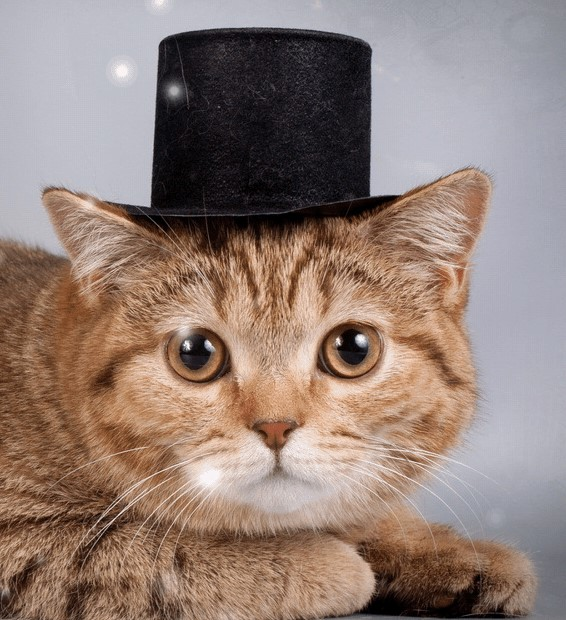
#> input picture images/hat_cat.jpg, 566 x 620 px, found by its file name
$ python image-processing.py
#> lines starting #> are read from the running program, lines starting #| are printed output that depends on the picture
import numpy as np
import imutils
import cv2

image = cv2.imread(r'images\hat_cat.jpg')
#> image is the input picture: shape (620, 566, 3); mean B, G, R 118.8, 127.5, 147.2


# #### MÉTODO "WARP AFFINE" ####

# # MATRIZ DE DESLOCAMENTO. ESQUERDA OU DIREITA | ACIMA OU ABAIXO
# # [1, 0, Tx], ONDE "Tx" É O NÚMERO DE PIXELS A SER MOVIDO PARA DIREITA OU ESQUERDA
# # VALORES POSITIVOS = MOVER PARA A DIREITA
# # VALORES NEGATIVOS = ESQUERDA

# # [0,  1, Ty], ONDE "Ty" É O NÚMERO DE PIXELS A SER MOVIDO PARA CIMA OU BAIXO
# # VALORES POSITIVOS = MOVER PARA BAIXO
# # VALORES NEGATIVOS = CIMA
# M = np.float32([[1, 0, 25], [0, 1, 50]])
# shifted = cv2.warpAffine(image, M, (image.shape[1], image.shape[0]))
# cv2.imshow('Baixo e direita', shifted)

# M = np.float32([[1, 0, -50], [0, 1, -90]])
# shifted = cv2.warpAffine(image, M, (image.shape[1], image.shape[0]))
# cv2.imshow('Acima e esquerda', shifted)


# #### IMUTILS ####
# def translate(image, x, y):
#     M = np.float32([[1, 0, x], [0, 1, y]])
#     shifted = cv2.warpAffine(image, M, (image.shape[1], image.shape[0]))

#     return shifted
# shifted = translate(image, 0, 100)
# cv2.imshow('SHIFTED', shifted)

#### ROTAÇÃO ####
(h, w) = image.shape[:2]
#> h = 620; w = 566
center = (w // 2, h // 2)
#> center = (283, 310)

# 45 GRAUS
# 1.0 = MANTER AS DIMENSÕES ORIGINAIS DA IMAGEM | 2.0 = DOBRARIA AS DIMENSÕES | POR AÍ VAI
M = cv2.getRotationMatrix2D(center, 45, 1.0)
rotated = cv2.warpAffine(image, M, (w, h))
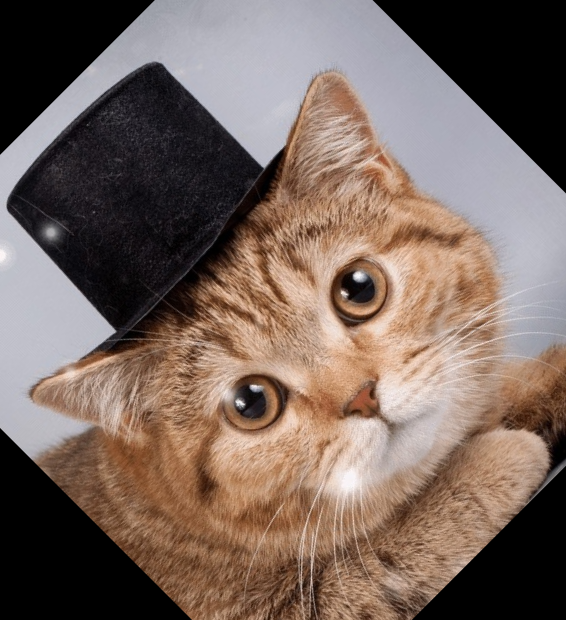
#> rotated: shape (620, 566, 3); mean B, G, R 94.6, 103.2, 121.2
cv2.imshow('Rotacao de 45 graus', rotated)

M = cv2.getRotationMatrix2D(center, -90, 1.0)  # -90 GRAUS
#> M = [[6.12e-17, -1, 593], [1, 6.12e-17, 27]]
rotated = cv2.warpAffine(image, M, (w, h))
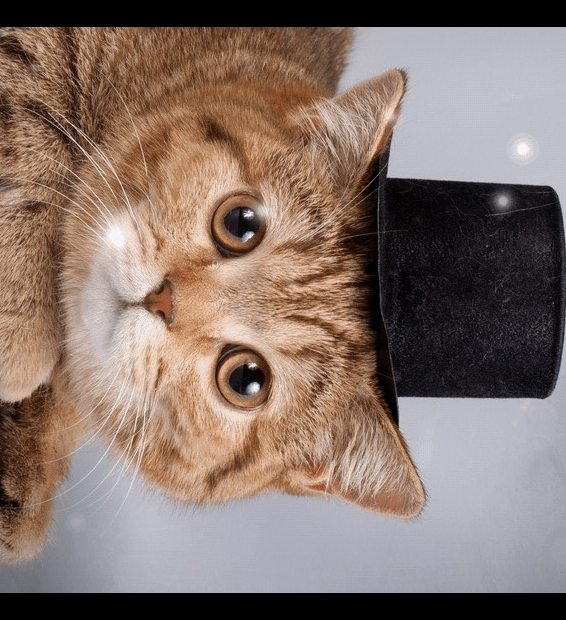
#> rotated: shape (620, 566, 3); mean B, G, R 107.2, 115.7, 134.5
cv2.imshow('Rotacao de -90 graus', rotated)


def rotate(image, angle, center=None, scale=1.0):
#> called with angle = 180, scale = 1
    (h, w) = image.shape[:2]
#> h = 620; w = 566

    if center is None:
        center = (w // 2, h // 2)
#> center = (283, 310)

    M = cv2.getRotationMatrix2D(center, angle, scale)
    rotated = cv2.warpAffine(image, M, (w, h))
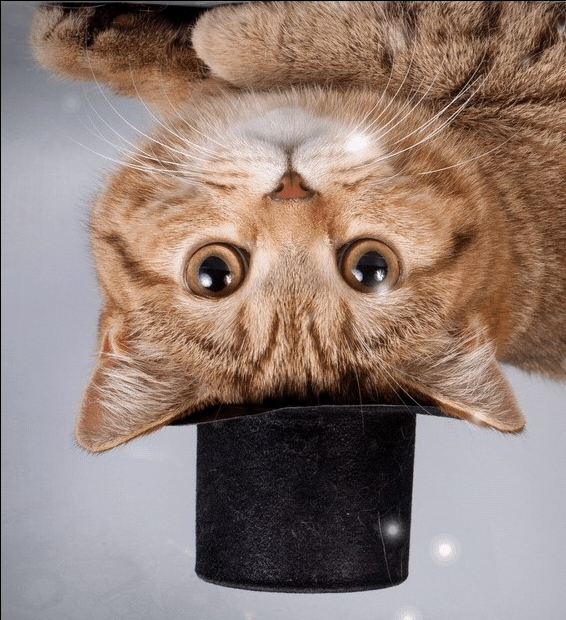
#> rotated: shape (620, 566, 3); mean B, G, R 118.3, 127, 146.6

    return rotated


rotated = rotate(image, 180)
cv2.imshow('Rotacao de 180 graus', rotated)


cv2.imshow('Original', image)
cv2.waitKey(0)

$ run again, with images/beach.png saved as images/hat_cat.jpg
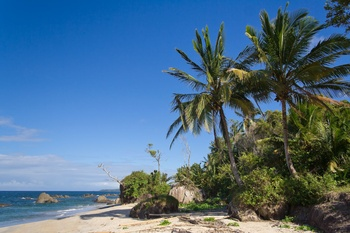
#> input picture images/beach.png, 350 x 233 px, found by its file name
#> image is the input picture: shape (233, 350, 3); mean B, G, R 136, 110.4, 78.6
#> `rotated = cv2.warpAffine(image, M, (w, h))`:
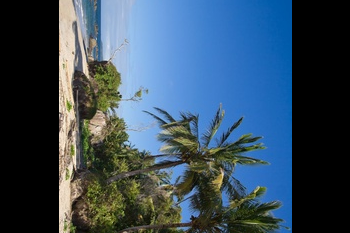
#> rotated: shape (233, 350, 3); mean B, G, R 94.9, 77.2, 56.1
#> in rotate, `rotated = cv2.warpAffine(image, M, (w, h))`:
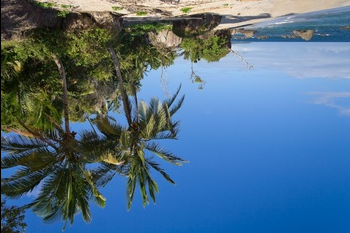
#> rotated: shape (233, 350, 3); mean B, G, R 135.5, 110, 78.4
